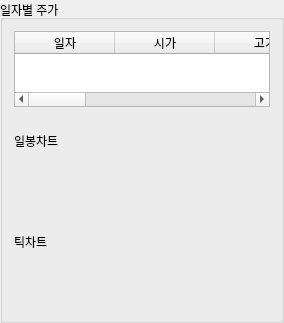
             <widget class="QGroupBox" name="groupBox_9">
              <property name="title">
               <string>일자별 주가</string>
              </property>
              <layout class="QVBoxLayout" name="verticalLayout_7" stretch="1,1,1">
               <property name="spacing">
                <number>25</number>
               </property>
               <item>
                <widget class="QTableWidget" name="table_stock_ohlcv">
                 <attribute name="horizontalHeaderStretchLastSection">
                  <bool>true</bool>
                 </attribute>
                 <column>
                  <property name="text">
                   <string>일자</string>
                  </property>
                 </column>
                 <column>
                  <property name="text">
                   <string>시가</string>
                  </property>
                 </column>
                 <column>
                  <property name="text">
                   <string>고가</string>
                  </property>
                 </column>
                 <column>
                  <property name="text">
                   <string>저가</string>
                  </property>
                 </column>
                 <column>
                  <property name="text">
                   <string>종가</string>
                  </property>
                 </column>
                 <column>
                  <property name="text">
                   <string>전일대비</string>
                  </property>
                 </column>
                 <column>
                  <property name="text">
                   <string>등락률</string>
                  </property>
                 </column>
                 <column>
                  <property name="text">
                   <string>거래량</string>
                  </property>
                 </column>
                </widget>
               </item>
               <item>
                <layout class="QVBoxLayout" name="verticalLayout_23" stretch="0,1">
                 <property name="spacing">
                  <number>5</number>
                 </property>
                 <item>
                  <widget class="QLabel" name="label_12">
                   <property name="text">
                    <string>일봉차트</string>
                   </property>
                  </widget>
                 </item>
                 <item>
                  <layout class="QHBoxLayout" name="wrapper_daily_candle"/>
                 </item>
                </layout>
               </item>
               <item>
                <layout class="QVBoxLayout" name="verticalLayout_24" stretch="0,1">
                 <property name="spacing">
                  <number>5</number>
                 </property>
                 <item>
                  <widget class="QLabel" name="label_13">
                   <property name="text">
                    <string>틱차트</string>
                   </property>
                  </widget>
                 </item>
                 <item>
                  <layout class="QHBoxLayout" name="wrapper_daily_tick"/>
                 </item>
                </layout>
               </item>
              </layout>
             </widget>
